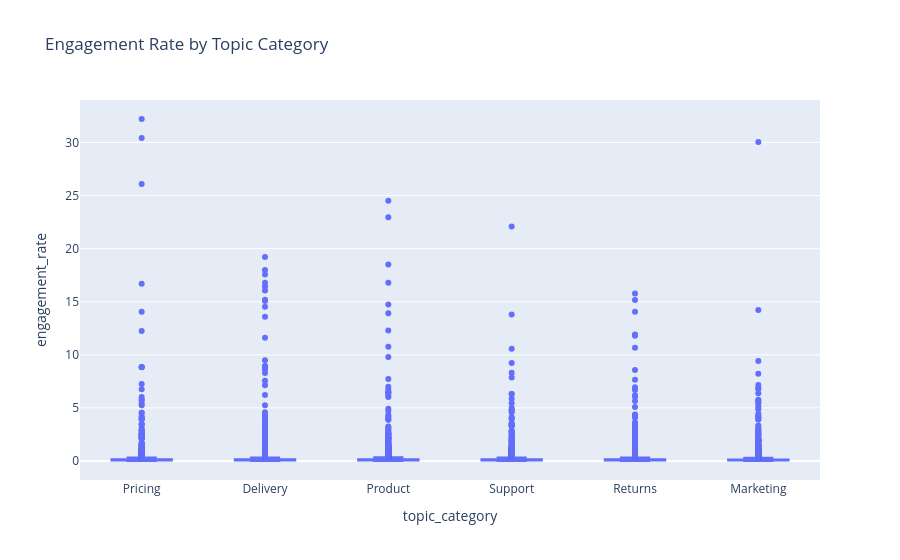

Notebook source saved alongside this figure:
### Markdown cell above
<div style="background-color:#E6F2FF; padding: 10px; border-radius: 8px; box-shadow: 0 1px 3px 0 rgba(0, 0, 0, 0.1); border:1px solid #66C2A5; margin-top: 10px; margin-left: 20px;">
    <h2 style="font-size:20px; font-family:Georgia, serif; color:#333333; text-align: left; margin: 0;">
        4.2 Box Plot
    </h2>
</div>

### Code cell
px.box(df, x = 'topic_category', y = 'engagement_rate', title = 'Engagement Rate by Topic Category')

### Figure 1 — Plotly figure (JSON) as saved in the notebook; plotly's stock layout.template omitted (floating-point values rounded to 4 significant figures; data arrays with more than 128 entries replaced by an {"elided": "..."} marker saying what was removed)
{"data": [{"alignmentgroup": "True", "hovertemplate": "topic_category=%{x}<br>engagement_rate=%{y}<extra></extra>", "legendgroup": "", "marker": {"color": "#636efa"}, "name": "", "notched": false, "offsetgroup": "", "orientation": "v", "showlegend": false, "type": "box", "x": {"elided": "12000 str values"}, "x0": " ", "xaxis": "x", "y": {"elided": "12000 float values"}, "y0": " ", "yaxis": "y"}], "layout": {"boxmode": "group", "legend": {"tracegroupgap": 0}, "title": {"text": "Engagement Rate by Topic Category"}, "xaxis": {"anchor": "y", "domain": [0, 1], "title": {"text": "topic_category"}}, "yaxis": {"anchor": "x", "domain": [0, 1], "title": {"text": "engagement_rate"}}}}
